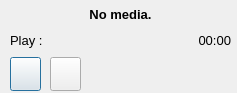
<?xml version="1.0" encoding="UTF-8"?>
<ui version="4.0">
 <class>Player</class>
 <widget class="QDialog" name="Player">
  <property name="geometry">
   <rect>
    <x>0</x>
    <y>0</y>
    <width>237</width>
    <height>93</height>
   </rect>
  </property>
  <property name="minimumSize">
   <size>
    <width>237</width>
    <height>93</height>
   </size>
  </property>
  <property name="maximumSize">
   <size>
    <width>237</width>
    <height>93</height>
   </size>
  </property>
  <property name="windowTitle">
   <string>Player</string>
  </property>
  <widget class="QFrame" name="playerFrame">
   <property name="geometry">
    <rect>
     <x>50</x>
     <y>24</y>
     <width>141</width>
     <height>31</height>
    </rect>
   </property>
   <property name="frameShape">
    <enum>QFrame::NoFrame</enum>
   </property>
   <property name="frameShadow">
    <enum>QFrame::Plain</enum>
   </property>
  </widget>
  <widget class="QPushButton" name="playButton">
   <property name="geometry">
    <rect>
     <x>10</x>
     <y>57</y>
     <width>31</width>
     <height>34</height>
    </rect>
   </property>
   <property name="text">
    <string/>
   </property>
  </widget>
  <widget class="QLabel" name="label">
   <property name="geometry">
    <rect>
     <x>15</x>
     <y>4</y>
     <width>211</width>
     <height>21</height>
    </rect>
   </property>
   <property name="font">
    <font>
     <family>Arial</family>
     <pointsize>10</pointsize>
     <weight>75</weight>
     <bold>true</bold>
    </font>
   </property>
   <property name="text">
    <string>No media.</string>
   </property>
   <property name="textFormat">
    <enum>Qt::RichText</enum>
   </property>
   <property name="alignment">
    <set>Qt::AlignCenter</set>
   </property>
  </widget>
  <widget class="QLabel" name="timeLabel">
   <property name="geometry">
    <rect>
     <x>170</x>
     <y>30</y>
     <width>61</width>
     <height>21</height>
    </rect>
   </property>
   <property name="font">
    <font>
     <family>Arial</family>
     <pointsize>10</pointsize>
     <weight>50</weight>
     <bold>false</bold>
    </font>
   </property>
   <property name="styleSheet">
    <string notr="true"/>
   </property>
   <property name="frameShape">
    <enum>QFrame::NoFrame</enum>
   </property>
   <property name="frameShadow">
    <enum>QFrame::Plain</enum>
   </property>
   <property name="lineWidth">
    <number>1</number>
   </property>
   <property name="midLineWidth">
    <number>0</number>
   </property>
   <property name="text">
    <string>00:00</string>
   </property>
   <property name="alignment">
    <set>Qt::AlignRight|Qt::AlignTrailing|Qt::AlignVCenter</set>
   </property>
  </widget>
  <widget class="QFrame" name="volumeFrame">
   <property name="geometry">
    <rect>
     <x>140</x>
     <y>55</y>
     <width>91</width>
     <height>31</height>
    </rect>
   </property>
   <property name="frameShape">
    <enum>QFrame::NoFrame</enum>
   </property>
   <property name="frameShadow">
    <enum>QFrame::Raised</enum>
   </property>
  </widget>
  <widget class="QLabel" name="label_2">
   <property name="geometry">
    <rect>
     <x>10</x>
     <y>30</y>
     <width>41</width>
     <height>20</height>
    </rect>
   </property>
   <property name="font">
    <font>
     <family>Arial</family>
     <pointsize>10</pointsize>
    </font>
   </property>
   <property name="text">
    <string>Play :</string>
   </property>
  </widget>
  <widget class="QPushButton" name="stopButton">
   <property name="geometry">
    <rect>
     <x>50</x>
     <y>57</y>
     <width>31</width>
     <height>34</height>
    </rect>
   </property>
   <property name="text">
    <string/>
   </property>
  </widget>
  <widget class="QLabel" name="volumeLabel">
   <property name="geometry">
    <rect>
     <x>120</x>
     <y>54</y>
     <width>51</width>
     <height>31</height>
    </rect>
   </property>
   <property name="text">
    <string/>
   </property>
  </widget>
 </widget>
 <resources>
  <include location="../player.qrc"/>
 </resources>
 <connections/>
</ui>
